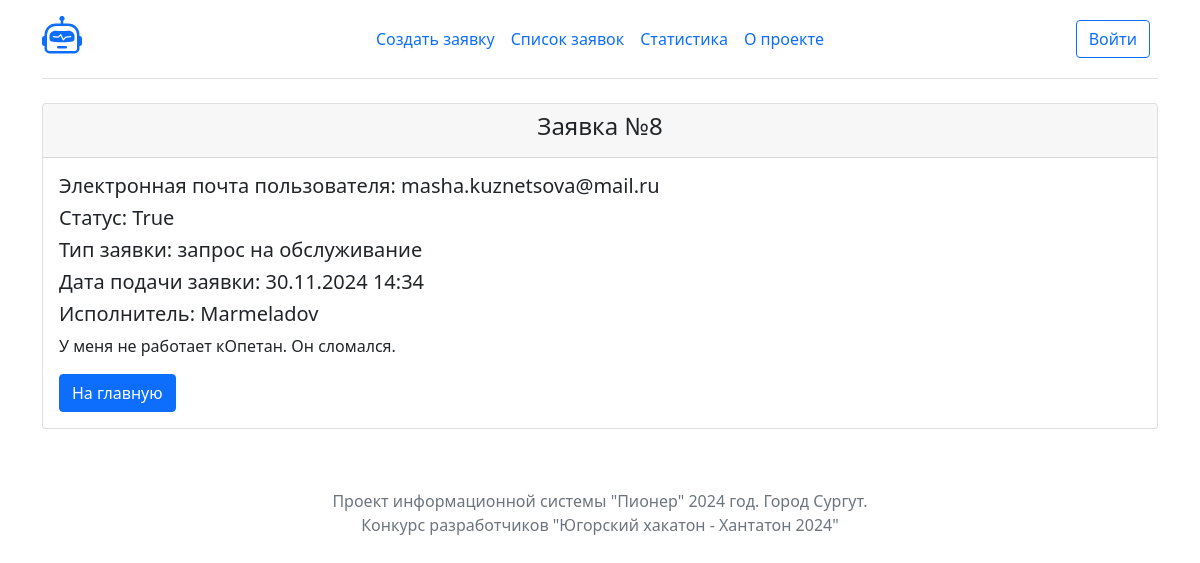
The page /tasks/task/8/ on the database its author committed.
### tasks/models.py (models this page shows, shortened)
class Task(models.Model):
    title = models.CharField(max_length=1024)
    message = models.TextField()
    authors = models.CharField(max_length=1024)
    contractor = models.ForeignKey(User, on_delete=models.CASCADE, null=True)
    created = models.DateTimeField("date published", auto_now_add= True)
    closed = models.BooleanField(default=False)
    typetask = models.ForeignKey(TypeTask, on_delete=models.CASCADE, null=True)

class TypeTask(models.Model):
    type = models.CharField(max_length=50)
    def __str__(self):
        return self.type

### tasks/views.py (the view)
# urls.py: path("task/<int:task_id>/", views.task_info, name="task_info"),
def task_info(request, task_id):
    task = Task.objects.get(id=task_id)
    return render(request, 'tasks/task_info.html', {'task': task})

### tasks/templates/tasks/task_info.html
{% extends "tasks/base.html" %}
{% block content %}
    <div class="container">
        <div class="row">
            <div class="col-lg-12">
                <div class="card">
                    <div class="card-header">
                    <h4 class="text-center text">Заявка №{{ task.pk }}</h4>
                    </div>
                    <div class="card-body">
                        <h5 class="card-title">Электронная почта пользователя: {{ task.authors }}</h5>
                        <h5 class="card-title">Статус: {{ task.closed }}</h5>
                        <h5 class="card-title">Тип заявки: {{ task.typetask }}</h5>
                        <h5 class="card-title">Дата подачи заявки: {{ task.created|date:'d.m.Y H:i' }}</h5>
                        <h5 class="card-title">Исполнитель: {{ task.contractor }}</h5>
                        <p class="card-text">{{ task.message }}</p>
                        <a href="/" class="btn btn-primary">На главную</a>
                    </div>
                </div>
            </div>
        </div>
    </div>
{% endblock %}

### rows shown on the page
Task: pk "8", authors "masha.kuznetsova@mail.ru", closed "True", typetask "запрос на обслуживание", created "30.11.2024 14:34", contractor "Marmeladov", message "У меня не работает кОпетан. Он сломался."
